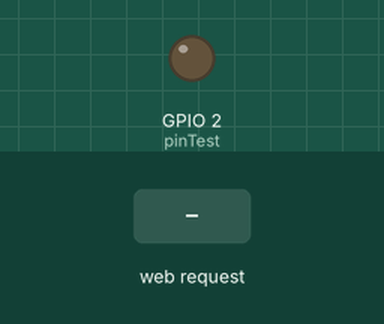
Bench run of a sketch on a simulated ESP32. On the bench: output pins drawn as LEDs (lit = HIGH). The inputs (shaded band) are chosen by the test bench. WiFi joins after 1.5 s; servers stay silent unless stated; what the sketch prints to the serial monitor is not drawn.

Above: at 2.7 s.
2.8 s: HTTP request GET /ledon received
At 3.2 s:
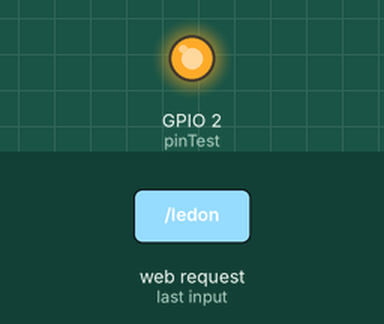
4.3 s: HTTP request GET /ledoff received
At 5.5 s:
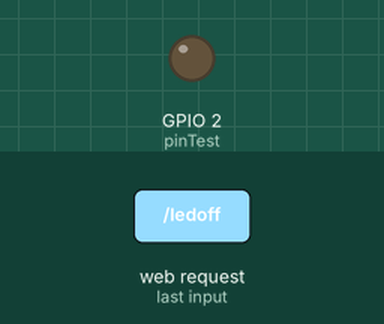
Timing chart, 0 to 7.3 s (numbered marks = the images above; inputs shaded):
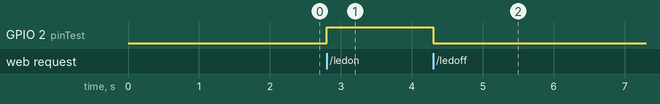

Measured:
- after the input at 2.8 s, GPIO 2 (pinTest): LOW → HIGH at once
- after the input at 4.3 s, GPIO 2 (pinTest): HIGH → LOW at once

The sketch:

WebServer.ino
```cpp
#include <WiFi.h>

const char* ssid = "Explosion’s iPhone";
const char* password = "56781234";

int pinTest = 2;
WiFiServer server(80);

void setup() {
  Serial.begin(115200);
  pinMode(pinTest, OUTPUT); // set the LED pin mode
  delay(10);
  Serial.print("\n\nConnecting to "); Serial.println(ssid);
  WiFi.begin(ssid, password);
  while (WiFi.status() != WL_CONNECTED) {
    delay(500); Serial.print(".");
  }
  Serial.println("");
  Serial.println("WiFi connected."); Serial.println("IP address: ");
  Serial.println(WiFi.localIP()); server.begin();
}
int value = 0;
bool LED_Status = LOW;

void loop() {
  digitalWrite(pinTest, LED_Status);
  WiFiClient client = server.available(); // listen for incoming clients
  if (client) { // if you get a client,
    Serial.println("New Client."); // print a message out the serial port
    String currentLine = ""; // make a String to hold incoming data from the client
    while (client.connected()) { // loop while the client's connected
      if (client.available()) { // if there's bytes to read from the client,
        char c = client.read(); // read a byte, then
        Serial.write(c); // print it out the serial monitor
        if (c == '\n') { // if the byte is a newline character
          if (currentLine.length() == 0) {
            client.println("HTTP/1.1 200 OK");
            client.println("Content-type:text/html");
            client.println();
            client.println("<html>");
            client.println("<body>");
            client.println("<h1>LED Status</h1>");
            client.println("<p>");
            if (LED_Status == HIGH)
              client.println("LED On");
            else
              client.println("LED Off");
            client.println("<p>");
            client.println("<a href=\"/ledon\"><button>LED On</button></a>");
            client.println("</p>");
            client.println("<a href=\"/ledoff\"><button>LED Off</button></a>");
            client.println("<body>");
            client.println("<html>");
            break;
          } else {
            currentLine = "";
          }
        } else if (c != '\r') {
          currentLine += c;
        }
        if (currentLine.endsWith("GET /ledon")) LED_Status = HIGH;
        if (currentLine.endsWith("GET /ledoff")) LED_Status = LOW;
      }
    }
    client.stop(); // close the connection:
    Serial.println("Client Disconnected.");
  }
}
```
